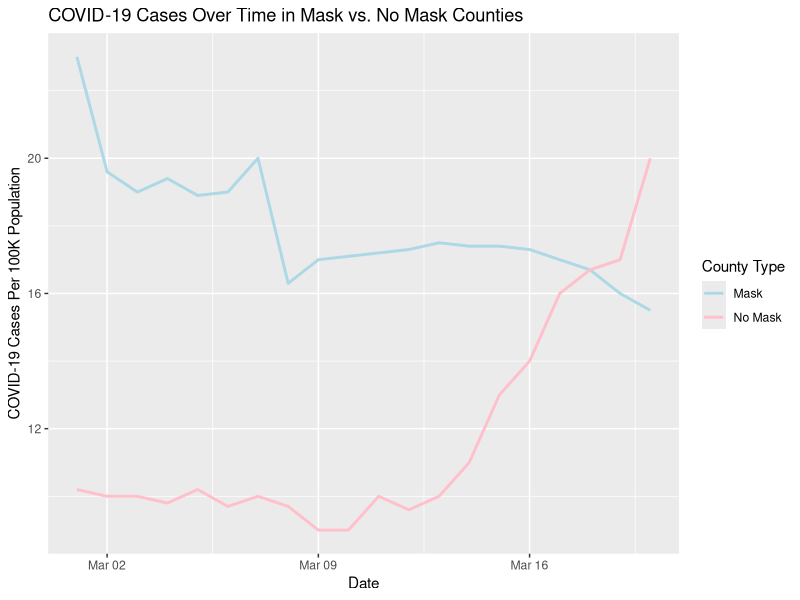
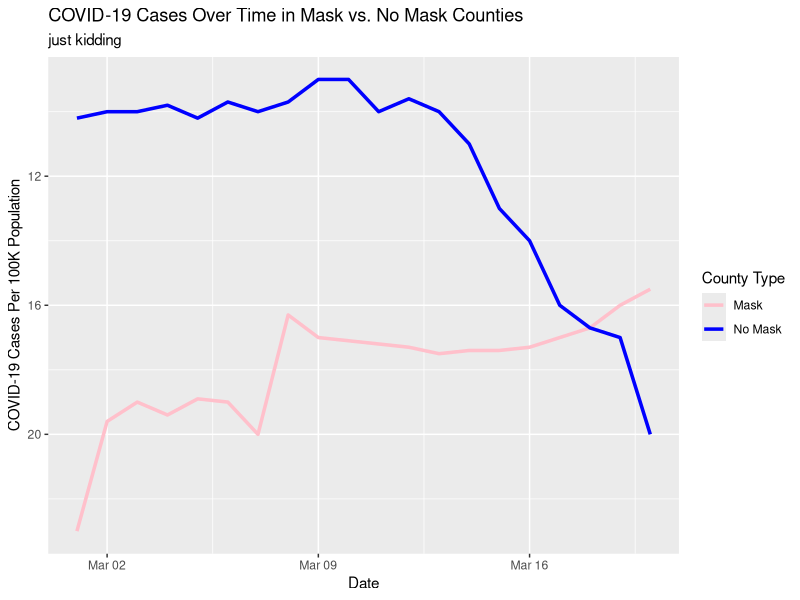

Here is the R script that generated these plots, in order:
## ---- chunk 1
library(tidyverse) 
## ---- chunk 2
covid_data <- tribble(
  ~date, ~covid_cases, ~counties,
  "03/1/2020",  23, "Mask",
  "03/1/2020", 10.2, "No Mask",
  "03/2/2020", 19.6, "Mask",
  "03/2/2020", 10, "No Mask",
  "03/3/2020", 19, "Mask",
  "03/3/2020", 10, "No Mask",
  "03/4/2020", 19.4, "Mask",
  "03/4/2020", 9.8, "No Mask",
  "03/5/2020", 18.9, "Mask",
  "03/5/2020", 10.2, "No Mask",
  "03/6/2020", 19, "Mask",
  "03/6/2020", 9.7, "No Mask",
  "03/7/2020", 20, "Mask",
  "03/7/2020", 10, "No Mask",
  "03/8/2020", 16.3, "Mask",
  "03/8/2020", 9.7, "No Mask",
  "03/9/2020", 17, "Mask",
  "03/9/2020", 9, "No Mask",
  "03/10/2020", 17.1, "Mask",
  "03/10/2020", 9, "No Mask",
  "03/11/2020", 17.2, "Mask",
  "03/11/2020", 10, "No Mask",
  "03/12/2020", 17.3, "Mask",
  "03/12/2020", 9.6, "No Mask",
  "03/13/2020", 17.5, "Mask",
  "03/13/2020", 10, "No Mask",
  "03/14/2020", 17.4, "Mask",
  "03/14/2020", 11, "No Mask",
  "03/15/2020", 17.4, "Mask",
  "03/15/2020", 13, "No Mask",
  "03/16/2020", 17.3, "Mask",
  "03/16/2020", 14, "No Mask",
  "03/17/2020", 17, "Mask",
  "03/17/2020", 16, "No Mask",
  "03/18/2020", 16.7, "Mask",
  "03/18/2020", 16.7, "No Mask",
  "03/19/2020", 16, "Mask",
  "03/19/2020", 17, "No Mask",
  "03/20/2020", 15.5, "Mask",
  "03/20/2020", 20, "No Mask"
)
covid_data
## ---- chunk 3
covid_data <- covid_data %>%
  mutate(date = as.Date(date, format = "%m/%d/%Y"))
 
ggplot(covid_data, aes(x = date, y = covid_cases, color = counties, group = counties)) +
  geom_line(size = 1) +  
  scale_color_manual(values = c("Mask" = "lightblue", "No Mask" = "pink")) +  
  labs( title = "COVID-19 Cases Over Time in Mask vs. No Mask Counties",
    x = "Date",
    y = "COVID-19 Cases Per 100K Population",
    color = "County Type"
  )
## ---- chunk 4
ggplot(covid_data, aes(x = date, y = covid_cases, color = counties, group = counties)) +
  geom_line(size = 1.2) +
  scale_color_manual(values = c("Mask" = "pink", "No Mask" = "blue")) +  
  scale_y_reverse() + 
  labs( title = "COVID-19 Cases Over Time in Mask vs. No Mask Counties",
    subtitle = "just kidding",
    x = "Date",
    y = "COVID-19 Cases Per 100K Population",
    color = "County Type"
  )
